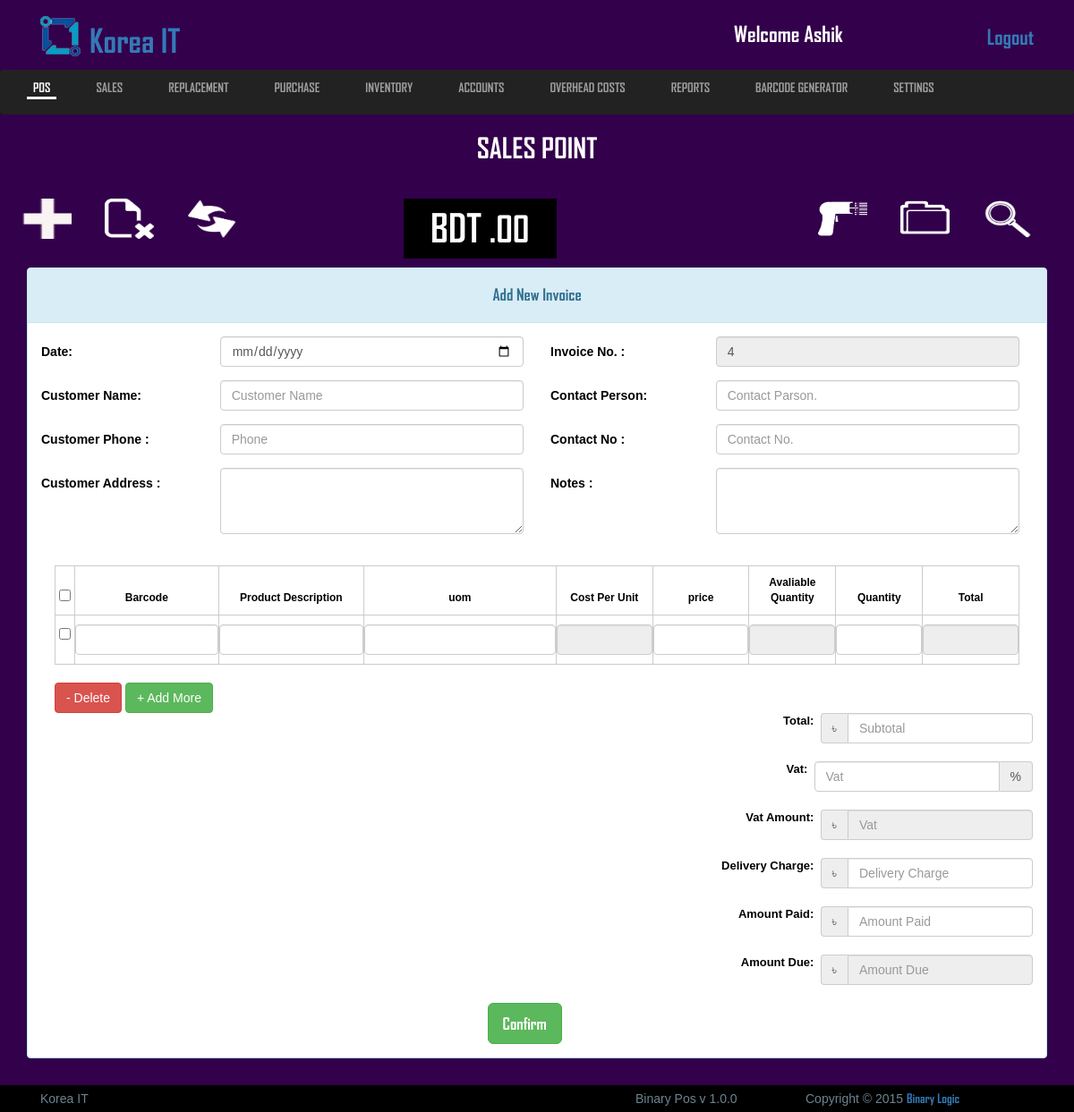
Before: /view/welcome.php (signed in) with the older database file.
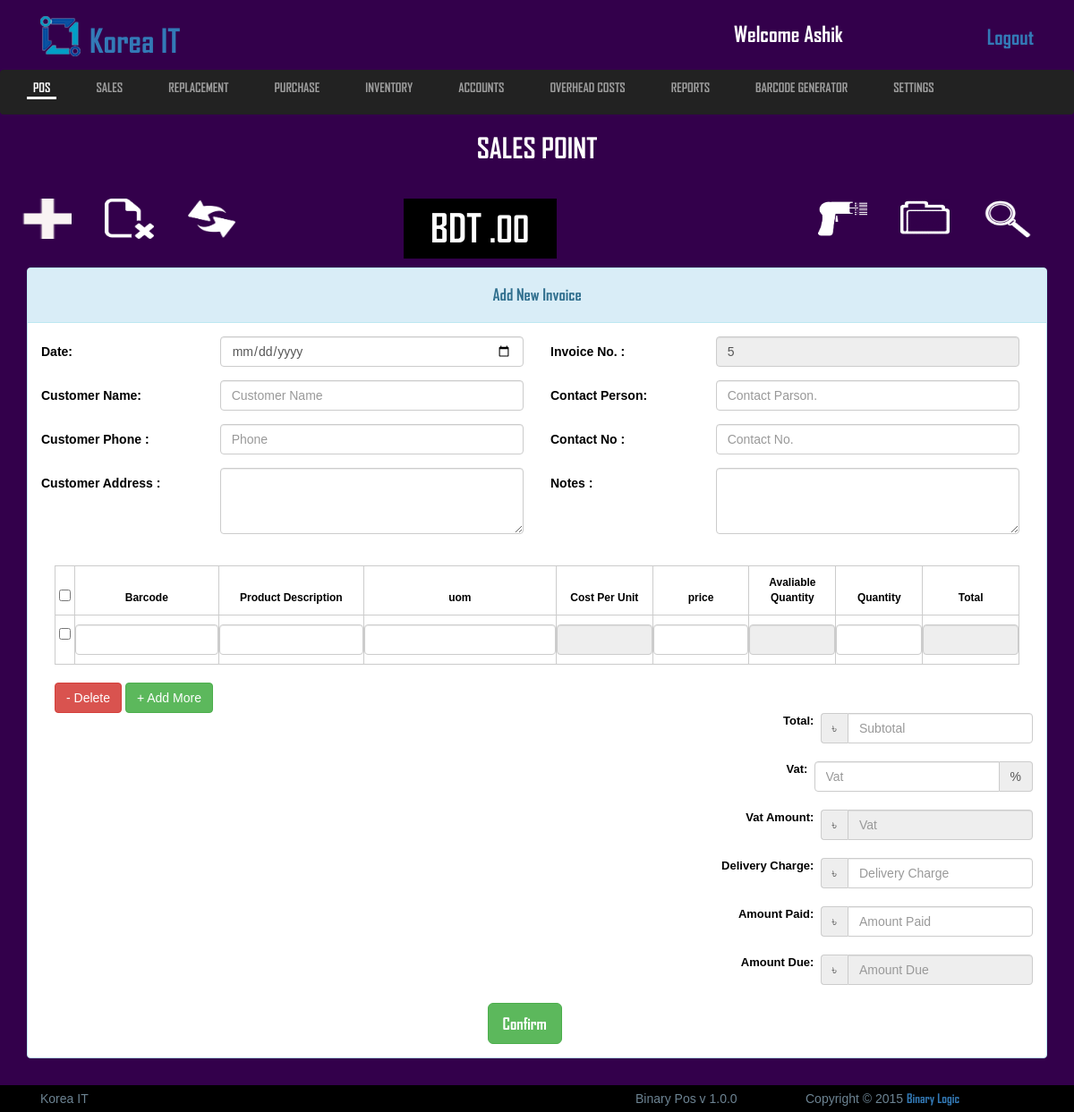
After: the same page with the newer database file.
### tables this page shows
CREATE TABLE `invoice` (
  `id` int(255) NOT NULL,
  `invoice_date` date NOT NULL,
  `customer_id` int(255) NOT NULL,
  `invoice_no` varchar(20) NOT NULL,
  `notes` varchar(255) NOT NULL,
  `barcode` varchar(250) NOT NULL,
  `product_description` text NOT NULL,
  `uom` text NOT NULL,
  `cost_per_unit` varchar(1000) NOT NULL,
  `price` varchar(1000) NOT NULL,
  `quantity` varchar(1000) NOT NULL,
  `cost_amount` varchar(255) NOT NULL,
  `amount` varchar(1000) NOT NULL,
  `vat` varchar(1000) NOT NULL,
  `delivery_charge` varchar(50) NOT NULL,
  `total` varchar(50) NOT NULL,
  `paid` varchar(50) NOT NULL,
  `due` varchar(50) NOT NULL
);

### src/Invoice/Invoice.php (called while the page is built, shortened)
<?php
class Invoice extends Model{
  public function show_invoice_number(){
    $this->table = "invoice";
    $query = "SELECT * FROM {$this->table} ORDER BY id DESC LIMIT 1";
    $result = mysqli_query($this->connection,$query);
    $invoice_no_fetch = mysqli_fetch_object($result);
    $invoice_no = $invoice_no_fetch->invoice_no+1;
    return $invoice_no;
  }
}

### src/Model/Model.php (called while the page is built, shortened)
<?php
abstract class Model{
    public function __construct(){
        $this->connection = mysqli_connect("localhost","root","","pos");
    }
}

### view/welcome.php (the view, shortened to what the changed rows need)
<?php
	$invoice = new Invoice;
 ?>
	<?php include('includes/all_link_body.php'); ?>
<header class="header_section">
	<div class="container">
		<div class="row">
			<div class="col-md-12">
				<?php include('includes/header_top.php'); ?>
			</div>
		</div>
	</div>
	<div class="conainer">
		<div class="row">
			<div class="col-md-12">
				<div class="sales_point">
					<h2>sales point</h2>
				</div>
			</div>
		</div>
	</div>
</header>
<section class="view_container_content">
	<div class="container">
		<div class="col-md-12">
			<div class="row">
				<div class="col-md-12 no_padding">
					<form class="form-horizontal" action="welcome.php" method="POST">
						<div class="panel panel-info no_margin">
						  	<div class="panel-body">
								<div class="row">
									<div class="col-md-6 col-sm-6">
										<div class="form-group">
										    <div id="likes" class="col-sm-8">
										    	<input type="text" class="form-control" name="invoice_no" value="<?php echo $invoice->show_invoice_number(); ?>" readonly />
											</div>
										</div>
									</div>
								</div>
								<div class="view_center_folwchart">
									<div class='row'>
							      		<div class='col-xs-12 col-sm-12 col-md-12 col-lg-12'>
							      			<table class="table table-bordered table-hover" id="table_auto">
												<thead>
													<tr>
														<th width="2%"><input id="check_all" class="formcontrol" type="checkbox"/></th>
														<th width="15%">Barcode</th>
														<th width="15%">Product Description</th>
														<th width="20%">uom</th>
														<th width="10%">Cost Per Unit</th>
														<th width="10%">price</th>
														<th width="9%">Avaliable Quantity</th>
														<th width="9%">Quantity</th>
														<th width="10%">Total</th>
													</tr>
												</thead>
											</table>
							      		</div>
							      	</div>
								</div>
							</div>
						</div>
					</form>
				</div>
			</div>
		</div>
	</div>
</section>
	<?php include('includes/footer.php'); ?>

Changed rows visible on the page:
no longer on this page (row unchanged): invoice: invoice_no "4"
added invoice: invoice_no "5"
